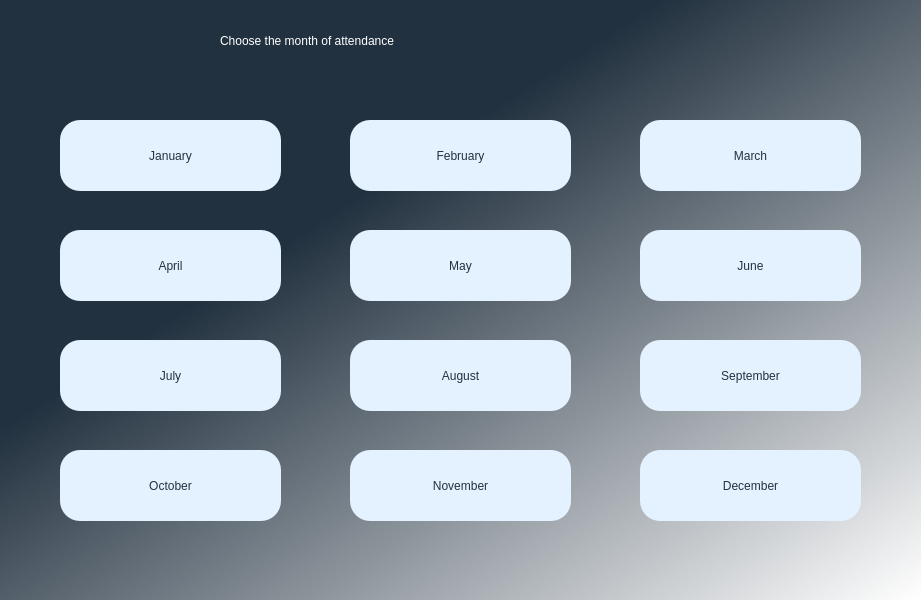
<?xml version="1.0" encoding="UTF-8"?>
<ui version="4.0">
 <class>Dialog</class>
 <widget class="QDialog" name="Dialog">
  <property name="geometry">
   <rect>
    <x>0</x>
    <y>0</y>
    <width>921</width>
    <height>600</height>
   </rect>
  </property>
  <property name="windowTitle">
   <string>Dialog</string>
  </property>
  <widget class="QWidget" name="widget" native="true">
   <property name="geometry">
    <rect>
     <x>0</x>
     <y>0</y>
     <width>921</width>
     <height>600</height>
    </rect>
   </property>
   <property name="styleSheet">
    <string notr="true">QWidget#widget{
background-color:qlineargradient(spread:pad, x1:0, y1:0, x2:1, y2:1, stop:0.357955 rgba(34, 49, 63, 1), stop:1 rgba(255, 255, 255, 255))}</string>
   </property>
   <widget class="QPushButton" name="january">
    <property name="geometry">
     <rect>
      <x>60</x>
      <y>120</y>
      <width>221</width>
      <height>71</height>
     </rect>
    </property>
    <property name="styleSheet">
     <string notr="true">border-radius: 20px;
font: 75 30pt &quot;Malgun Gothic&quot;;
color: rgba(34, 49, 63, 1);
background-color: rgba(228, 241, 254, 1);</string>
    </property>
    <property name="text">
     <string>January</string>
    </property>
   </widget>
   <widget class="QLabel" name="label_4">
    <property name="geometry">
     <rect>
      <x>220</x>
      <y>20</y>
      <width>571</width>
      <height>41</height>
     </rect>
    </property>
    <property name="styleSheet">
     <string notr="true">font: 24pt &quot;MS Shell Dlg 2&quot;;
color: rgb(255, 255, 255);</string>
    </property>
    <property name="text">
     <string>Choose the month of attendance</string>
    </property>
   </widget>
   <widget class="QPushButton" name="july">
    <property name="geometry">
     <rect>
      <x>60</x>
      <y>340</y>
      <width>221</width>
      <height>71</height>
     </rect>
    </property>
    <property name="styleSheet">
     <string notr="true">border-radius: 20px;
font: 75 30pt &quot;Malgun Gothic&quot;;
color: rgba(34, 49, 63, 1);
background-color: rgba(228, 241, 254, 1);</string>
    </property>
    <property name="text">
     <string>July</string>
    </property>
   </widget>
   <widget class="QPushButton" name="august">
    <property name="geometry">
     <rect>
      <x>350</x>
      <y>340</y>
      <width>221</width>
      <height>71</height>
     </rect>
    </property>
    <property name="styleSheet">
     <string notr="true">border-radius: 20px;
font: 75 30pt &quot;Malgun Gothic&quot;;
color: rgba(34, 49, 63, 1);
background-color: rgba(228, 241, 254, 1);</string>
    </property>
    <property name="text">
     <string>August</string>
    </property>
   </widget>
   <widget class="QPushButton" name="february">
    <property name="geometry">
     <rect>
      <x>350</x>
      <y>120</y>
      <width>221</width>
      <height>71</height>
     </rect>
    </property>
    <property name="styleSheet">
     <string notr="true">border-radius: 20px;
font: 75 30pt &quot;Malgun Gothic&quot;;
color: rgba(34, 49, 63, 1);
background-color: rgba(228, 241, 254, 1);</string>
    </property>
    <property name="text">
     <string>February</string>
    </property>
   </widget>
   <widget class="QPushButton" name="september">
    <property name="geometry">
     <rect>
      <x>640</x>
      <y>340</y>
      <width>221</width>
      <height>71</height>
     </rect>
    </property>
    <property name="styleSheet">
     <string notr="true">border-radius: 20px;
font: 75 30pt &quot;Malgun Gothic&quot;;
color: rgba(34, 49, 63, 1);
background-color: rgba(228, 241, 254, 1);</string>
    </property>
    <property name="text">
     <string>September</string>
    </property>
   </widget>
   <widget class="QPushButton" name="march">
    <property name="geometry">
     <rect>
      <x>640</x>
      <y>120</y>
      <width>221</width>
      <height>71</height>
     </rect>
    </property>
    <property name="styleSheet">
     <string notr="true">border-radius: 20px;
font: 75 30pt &quot;Malgun Gothic&quot;;
color: rgba(34, 49, 63, 1);
background-color: rgba(228, 241, 254, 1);</string>
    </property>
    <property name="text">
     <string>March</string>
    </property>
   </widget>
   <widget class="QPushButton" name="october">
    <property name="geometry">
     <rect>
      <x>60</x>
      <y>450</y>
      <width>221</width>
      <height>71</height>
     </rect>
    </property>
    <property name="styleSheet">
     <string notr="true">border-radius: 20px;
font: 75 30pt &quot;Malgun Gothic&quot;;
color: rgba(34, 49, 63, 1);
background-color: rgba(228, 241, 254, 1);</string>
    </property>
    <property name="text">
     <string>October</string>
    </property>
   </widget>
   <widget class="QPushButton" name="april">
    <property name="geometry">
     <rect>
      <x>60</x>
      <y>230</y>
      <width>221</width>
      <height>71</height>
     </rect>
    </property>
    <property name="styleSheet">
     <string notr="true">border-radius: 20px;
font: 75 30pt &quot;Malgun Gothic&quot;;
color: rgba(34, 49, 63, 1);
background-color: rgba(228, 241, 254, 1);</string>
    </property>
    <property name="text">
     <string>April</string>
    </property>
   </widget>
   <widget class="QPushButton" name="november">
    <property name="geometry">
     <rect>
      <x>350</x>
      <y>450</y>
      <width>221</width>
      <height>71</height>
     </rect>
    </property>
    <property name="styleSheet">
     <string notr="true">border-radius: 20px;
font: 75 30pt &quot;Malgun Gothic&quot;;
color: rgba(34, 49, 63, 1);
background-color: rgba(228, 241, 254, 1);</string>
    </property>
    <property name="text">
     <string>November</string>
    </property>
   </widget>
   <widget class="QPushButton" name="may">
    <property name="geometry">
     <rect>
      <x>350</x>
      <y>230</y>
      <width>221</width>
      <height>71</height>
     </rect>
    </property>
    <property name="styleSheet">
     <string notr="true">border-radius: 20px;
font: 75 30pt &quot;Malgun Gothic&quot;;
color: rgba(34, 49, 63, 1);
background-color: rgba(228, 241, 254, 1);</string>
    </property>
    <property name="text">
     <string>May</string>
    </property>
   </widget>
   <widget class="QPushButton" name="december">
    <property name="geometry">
     <rect>
      <x>640</x>
      <y>450</y>
      <width>221</width>
      <height>71</height>
     </rect>
    </property>
    <property name="styleSheet">
     <string notr="true">border-radius: 20px;
font: 75 30pt &quot;Malgun Gothic&quot;;
color: rgba(34, 49, 63, 1);
background-color: rgba(228, 241, 254, 1);</string>
    </property>
    <property name="text">
     <string>December</string>
    </property>
   </widget>
   <widget class="QPushButton" name="june">
    <property name="geometry">
     <rect>
      <x>640</x>
      <y>230</y>
      <width>221</width>
      <height>71</height>
     </rect>
    </property>
    <property name="styleSheet">
     <string notr="true">border-radius: 20px;
font: 75 30pt &quot;Malgun Gothic&quot;;
color: rgba(34, 49, 63, 1);
background-color: rgba(228, 241, 254, 1);</string>
    </property>
    <property name="text">
     <string>June</string>
    </property>
   </widget>
  </widget>
 </widget>
 <resources/>
 <connections/>
</ui>
